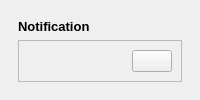
        <widget class="QCustomSlideMenu" name="popupNotificaitionContainer" native="true">
         <layout class="QVBoxLayout" name="verticalLayout_19">
          <property name="leftMargin">
           <number>9</number>
          </property>
          <property name="topMargin">
           <number>9</number>
          </property>
          <property name="rightMargin">
           <number>9</number>
          </property>
          <property name="bottomMargin">
           <number>9</number>
          </property>
          <item>
           <widget class="QWidget" name="popupNotificaitionSubContainer" native="true">
            <layout class="QVBoxLayout" name="verticalLayout_20">
             <item>
              <widget class="QLabel" name="label_14">
               <property name="font">
                <font>
                 <pointsize>10</pointsize>
                 <bold>true</bold>
                </font>
               </property>
               <property name="text">
                <string>Notification</string>
               </property>
              </widget>
             </item>
             <item>
              <widget class="QFrame" name="frame_9">
               <property name="frameShape">
                <enum>QFrame::StyledPanel</enum>
               </property>
               <property name="frameShadow">
                <enum>QFrame::Raised</enum>
               </property>
               <layout class="QHBoxLayout" name="horizontalLayout_10">
                <item>
                 <widget class="QLabel" name="label_13">
                  <property name="sizePolicy">
                   <sizepolicy hsizetype="Expanding" vsizetype="Preferred">
                    <horstretch>0</horstretch>
                    <verstretch>0</verstretch>
                   </sizepolicy>
                  </property>
                  <property name="text">
                   <string/>
                  </property>
                  <property name="alignment">
                   <set>Qt::AlignCenter</set>
                  </property>
                 </widget>
                </item>
                <item alignment="Qt::AlignRight">
                 <widget class="QPushButton" name="closeNotificationBtn">
                  <property name="toolTip">
                   <string>Close Notification</string>
                  </property>
                  <property name="text">
                   <string/>
                  </property>
                  <property name="icon">
                   <iconset resource="resources.qrc">
                    <normaloff>:/icons/icons/x-octagon.svg</normaloff>:/icons/icons/x-octagon.svg</iconset>
                  </property>
                  <property name="iconSize">
                   <size>
                    <width>24</width>
                    <height>24</height>
                   </size>
                  </property>
                 </widget>
                </item>
               </layout>
              </widget>
             </item>
            </layout>
           </widget>
          </item>
         </layout>
        </widget>
